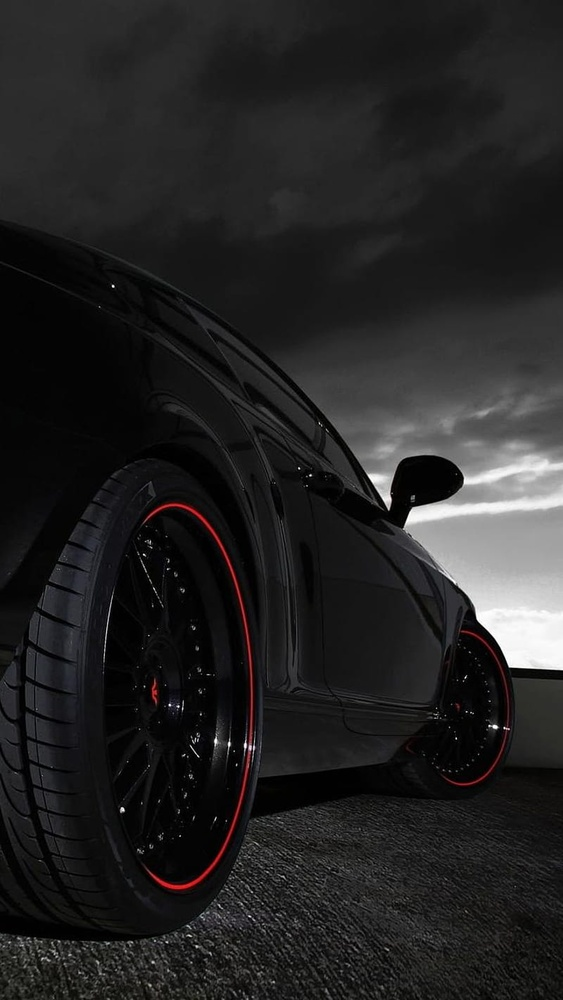
#> input picture task_1/images/car.jpg, 563 x 1000 px, shrunk from 800 x 1422 before the run, found by its file name
$ python edge_detection.py
#> lines starting #> are read from the running program, lines starting #| are printed output that depends on the picture; after the words box and inside, x2 and y2 are one past the last pixel; in counts of white or black regions, pixels touching at a corner belong together
import cv2 as cv
import numpy as np
img=cv.imread('Images/car.jpg')
#> img is the input picture: shape (1000, 563, 3); mean B, G, R 35.3, 35.2, 35.8
cv.imshow('Car',img)
cv.waitKey(0)

gray = cv.cvtColor(img, cv.COLOR_BGR2GRAY)
cv.imshow('Gray', gray)

# Laplacian
lap = cv.Laplacian(gray, cv.CV_64F)
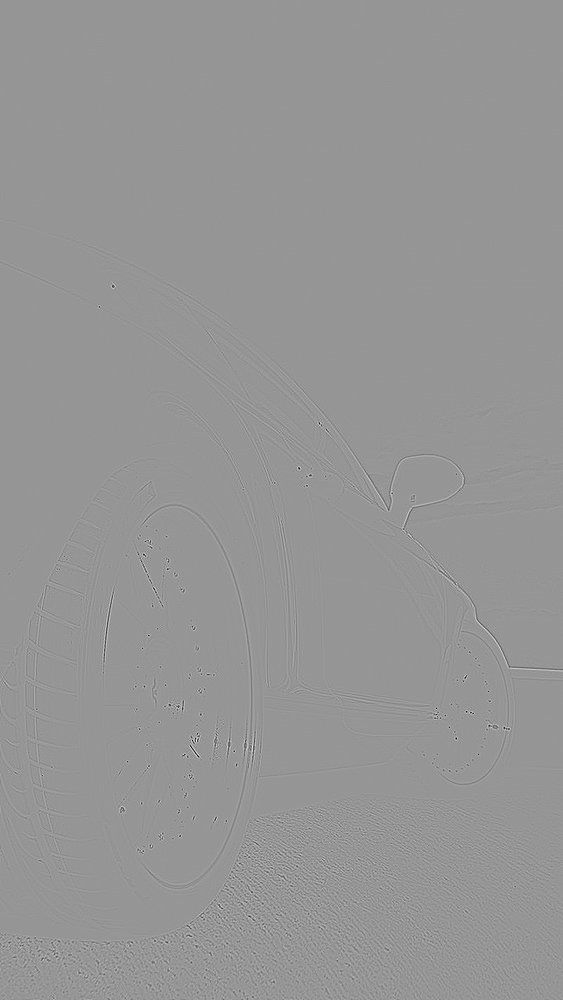
#> lap: shape (1000, 563) float64; min -573, max 402, mean 0; drawn with min black and max white
lap = np.uint8(np.absolute(lap))
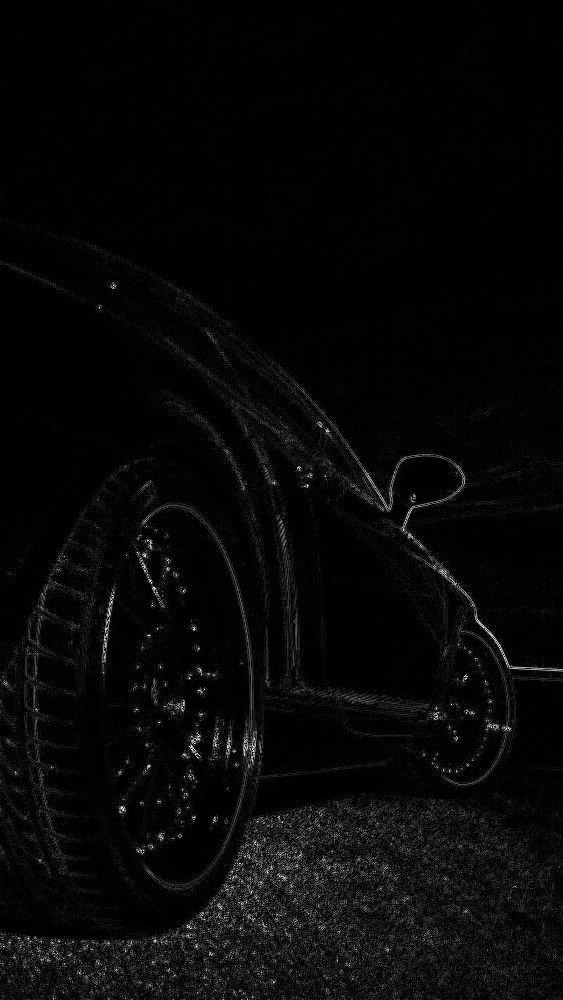
#> lap: shape (1000, 563); min 0, max 255, mean 7.9
cv.imshow('Laplacian', lap)
cv.waitKey(0)

#Sobel
sobelx = cv.Sobel(gray, cv.CV_64F, 1, 0)
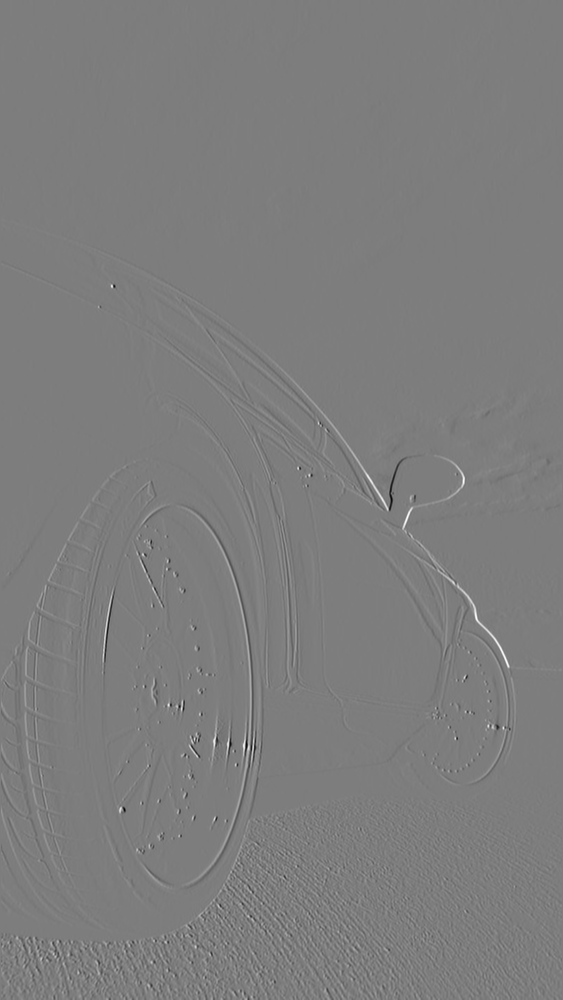
#> sobelx: shape (1000, 563) float64; min -948, max 978, mean 0.7; drawn with min black and max white
sobely = cv.Sobel(gray, cv.CV_64F, 0, 1)
combined_sobel = cv.bitwise_or(sobelx, sobely)
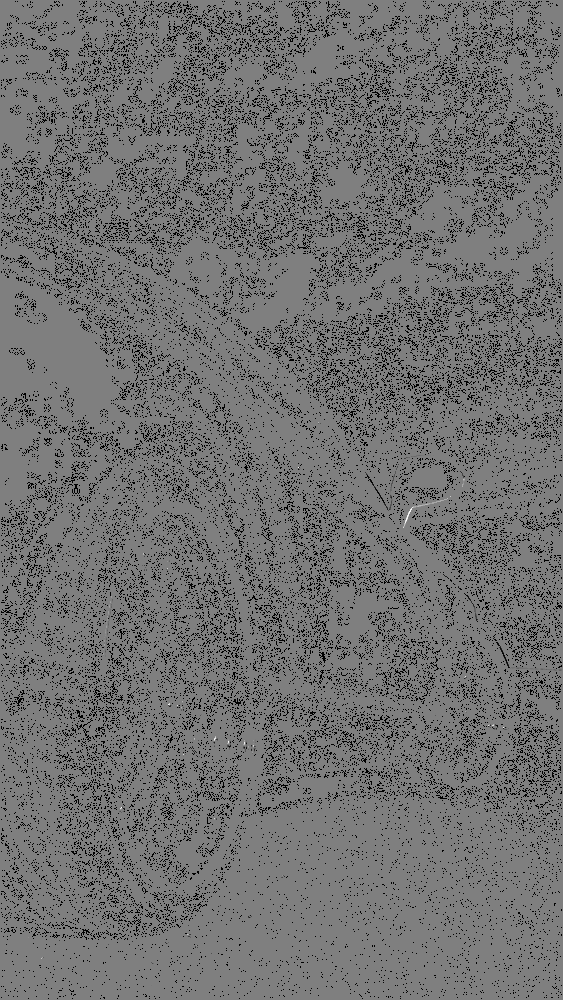
#> combined_sobel: shape (1000, 563) float64; 11.3% of the values are NaN or infinite; the others: min -130944, max 130944, mean -91.76; drawn with min black, max white, NaN and infinite black


cv.imshow('SobelX', sobelx)
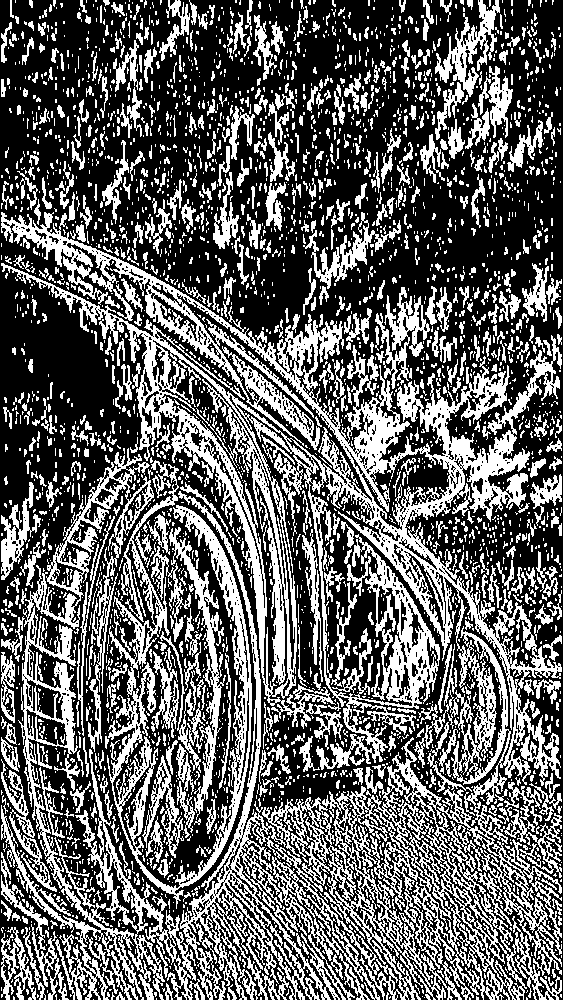
#> window 'SobelX': shape (1000, 563); 38.2% white; 3476 white regions (2713 under 20 px), largest, box (x1, y1, x2, y2) and area: (1, 212, 562, 1000) 113700, (107, 460, 252, 909) 10712, (169, 527, 226, 820) 2782
cv.imshow('SobelY', sobely)
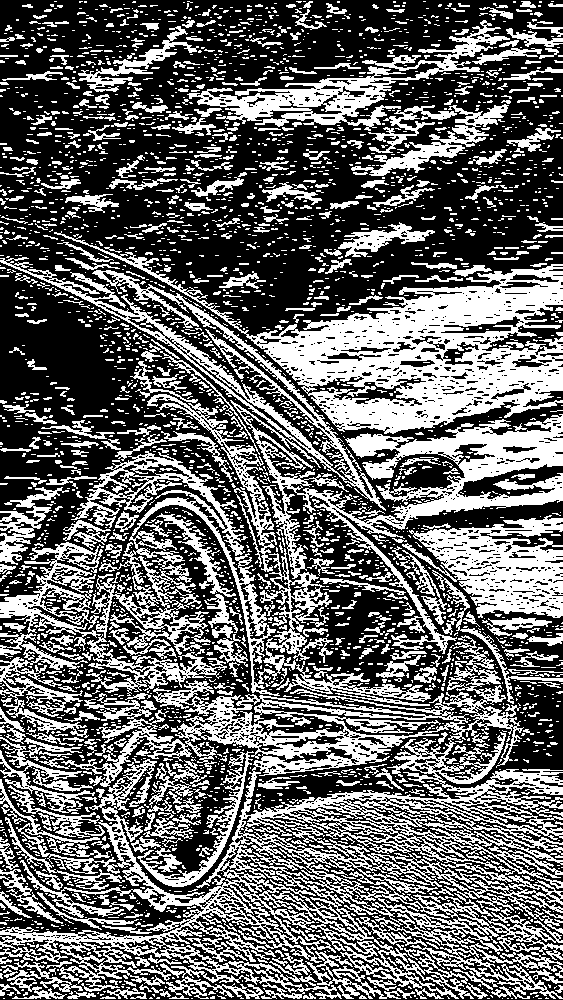
#> window 'SobelY': shape (1000, 563); 40.2% white; 3378 white regions (2713 under 20 px), largest, box (x1, y1, x2, y2) and area: (0, 635, 563, 999) 59072, (71, 400, 563, 706) 31364, (54, 231, 563, 434) 27201
cv.imshow('Combined Sobel', combined_sobel)
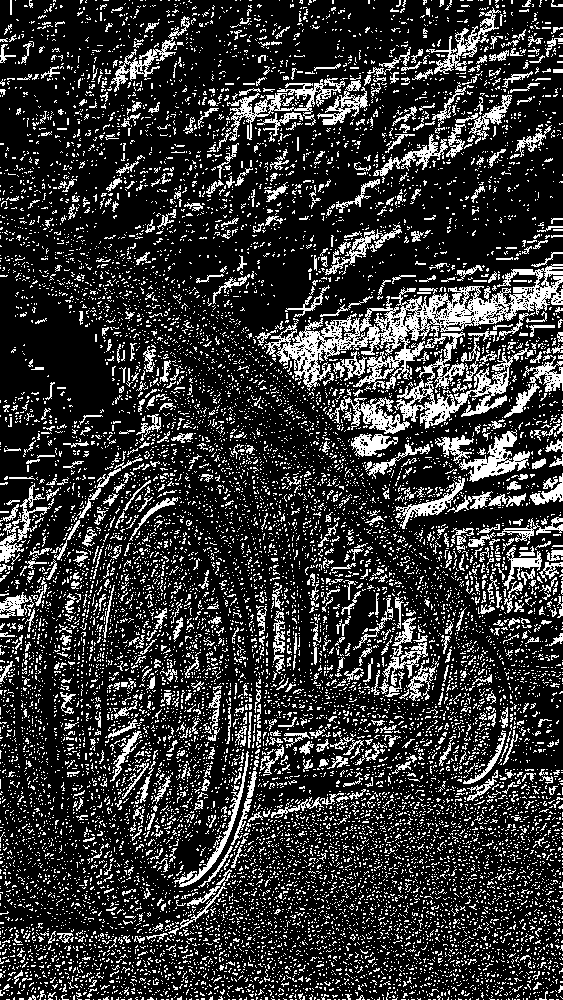
#> window 'Combined Sobel': shape (1000, 563); 20.8% white in thin lines or dots
cv.waitKey(0)
